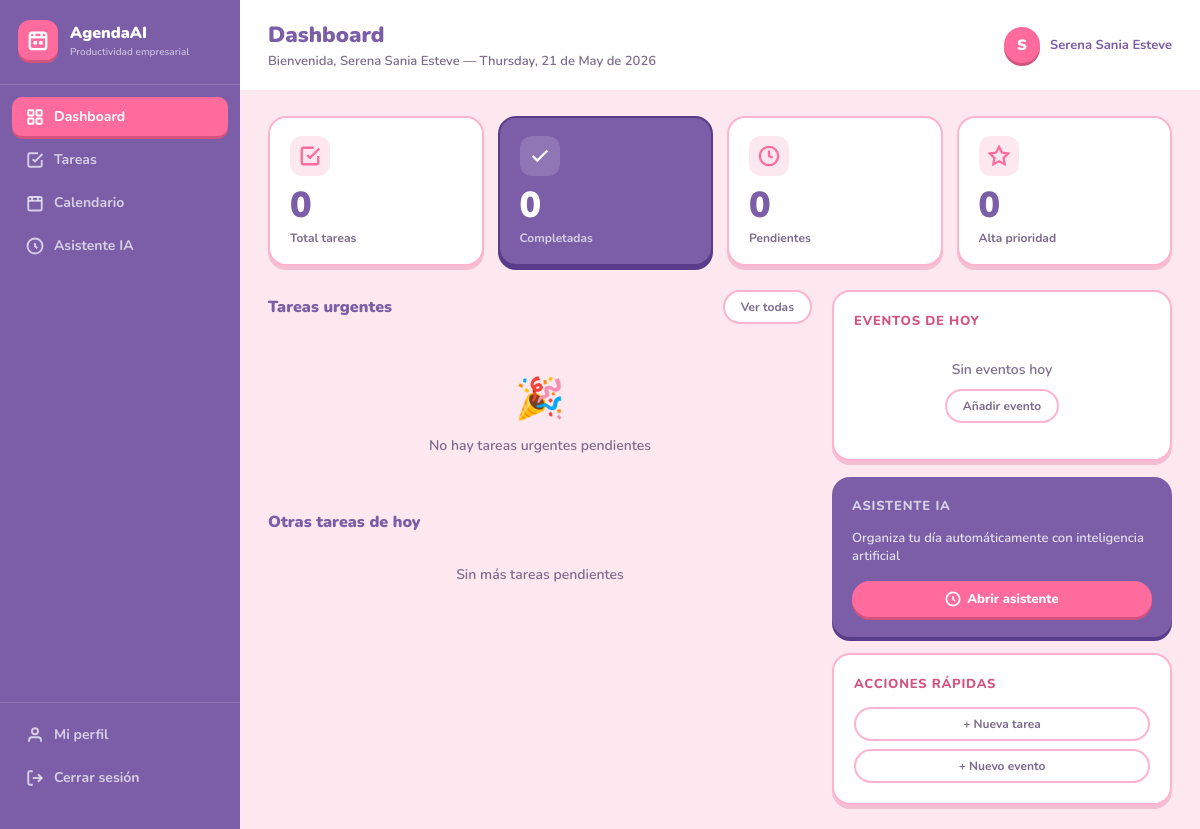
Page /dashboard (signed in) on the earlier database version.
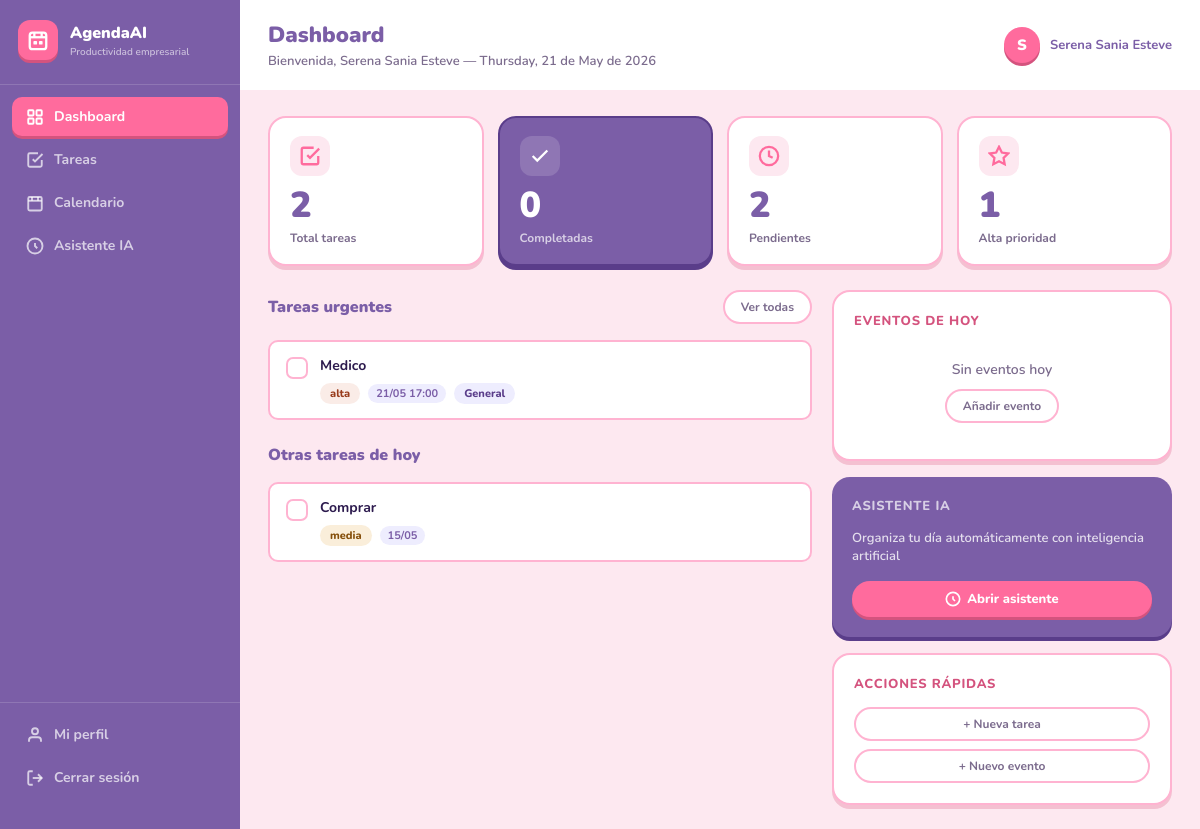
Same page on the later database version.
### app.py (models this page shows)
class Task(db.Model):
    id = db.Column(db.Integer, primary_key=True)
    user_id = db.Column(db.Integer, db.ForeignKey("user.id"), nullable=False)
    title = db.Column(db.String(200), nullable=False)
    description = db.Column(db.Text, default="")
    priority = db.Column(db.String(10), default="media")  # alta / media / baja
    category = db.Column(db.String(50), default="General")
    due_date = db.Column(db.Date, nullable=True)
    due_time = db.Column(db.String(5), default="")
    done = db.Column(db.Boolean, default=False)
    ai_suggestion = db.Column(db.Text, default="")
    created_at = db.Column(db.DateTime, default=datetime.utcnow)

### app.py (the view)
@app.route("/dashboard")
@login_required
def dashboard():
    user = current_user()
    today = date.today()
    tasks = Task.query.filter_by(user_id=user.id).order_by(Task.due_date, Task.priority).all()
    events_today = Event.query.filter_by(user_id=user.id, event_date=today).order_by(Event.start_time).all()
    total = len(tasks)
    done = sum(1 for t in tasks if t.done)
    high = sum(1 for t in tasks if t.priority == "alta" and not t.done)
    return render_template("dashboard.html", user=user, tasks=tasks,
                           events_today=events_today, today=today,
                           total=total, done=done, high=high)

### app.py (called while the page is built)
def login_required(f):
    from functools import wraps
    @wraps(f)
    def decorated(*args, **kwargs):
        if "user_id" not in session:
            return redirect(url_for("login"))
        return f(*args, **kwargs)
    return decorated

def current_user():
    if "user_id" in session:
        return User.query.get(session["user_id"])
    return None

### templates/dashboard.html (shortened to what the changed rows need)
{% extends "base.html" %}
{% block page_title %}Dashboard{% endblock %}
{% block content %}
<div class="page-body">
  <div class="stats-grid">
    <div class="stat-card">
      <div class="stat-icon"><svg viewBox="0 0 24 24"><polyline points="9 11 12 14 22 4"/><path d="M21 12v7a2 2 0 0 1-2 2H5a2 2 0 0 1-2-2V5a2 2 0 0 1 2-2h11"/></svg></div>
      <div class="stat-num">{{ total }}</div>
      <div class="stat-lbl">Total tareas</div>
    </div>
    <div class="stat-card">
      <div class="stat-icon"><svg viewBox="0 0 24 24"><circle cx="12" cy="12" r="10"/><polyline points="12 6 12 12 16 14"/></svg></div>
      <div class="stat-num">{{ total - done }}</div>
      <div class="stat-lbl">Pendientes</div>
    </div>
    <div class="stat-card">
      <div class="stat-icon"><svg viewBox="0 0 24 24"><polygon points="12 2 15.09 8.26 22 9.27 17 14.14 18.18 21.02 12 17.77 5.82 21.02 7 14.14 2 9.27 8.91 8.26 12 2"/></svg></div>
      <div class="stat-num">{{ high }}</div>
      <div class="stat-lbl">Alta prioridad</div>
    </div>
  </div>
  <div class="dash-grid">
    <div>
      <div class="tasks-grid">
        {% set urgent = tasks | selectattr('done', 'equalto', false) | selectattr('priority', 'equalto', 'alta') | list %}
        {% if urgent %}
          {% for task in urgent[:5] %}
          <div class="task-card" id="task-{{ task.id }}">
            <div class="task-checkbox {% if task.done %}checked{% endif %}" onclick="toggleTask({{ task.id }}, this)"></div>
            <div class="task-body">
              <div class="task-title {% if task.done %}done{% endif %}">{{ task.title }}</div>
              <div class="task-meta">
                <span class="tag tag-{{ task.priority }}">{{ task.priority }}</span>
                {% if task.due_date %}<span class="task-due">{{ task.due_date.strftime('%d/%m') }}{% if task.due_time %} {{ task.due_time }}{% endif %}</span>{% endif %}
                <span class="tag tag-meet">{{ task.category }}</span>
              </div>
            </div>
          </div>
          {% endfor %}
        {% else %}
          <div class="empty-state">
            <div class="empty-icon">🎉</div>
            No hay tareas urgentes pendientes
          </div>
        {% endif %}
      </div>
      <div class="tasks-grid">
        {% set today_tasks = tasks | selectattr('done', 'equalto', false) | selectattr('priority', 'ne', 'alta') | list %}
        {% if today_tasks %}
          {% for task in today_tasks[:4] %}
          <div class="task-card" id="task-{{ task.id }}">
            <div class="task-checkbox {% if task.done %}checked{% endif %}" onclick="toggleTask({{ task.id }}, this)"></div>
            <div class="task-body">
              <div class="task-title">{{ task.title }}</div>
              <div class="task-meta">
                <span class="tag tag-{{ task.priority }}">{{ task.priority }}</span>
                {% if task.due_date %}<span class="task-due">{{ task.due_date.strftime('%d/%m') }}</span>{% endif %}
              </div>
            </div>
          </div>
          {% endfor %}
        {% else %}
          <div class="empty-state" style="padding:16px">Sin más tareas pendientes</div>
        {% endif %}
      </div>
    </div>
  </div>
</div>
{% endblock %}

Differences in the rows shown:
added Task: done False (drawn), title "Medico", priority "alta", due_date "21/05", due_time "17:00", category "General", shown under "Dashboard"
added Task: done False (drawn), title "Comprar", priority "media", due_date "15/05"
Other differences:
{{ total }}: "0" → "2"
{{ total - done }}: "0" → "2"
{{ high }}: "0" → "1"
text no longer shown: "🎉 No hay tareas urgentes pendientes Sin más tareas pendientes"
